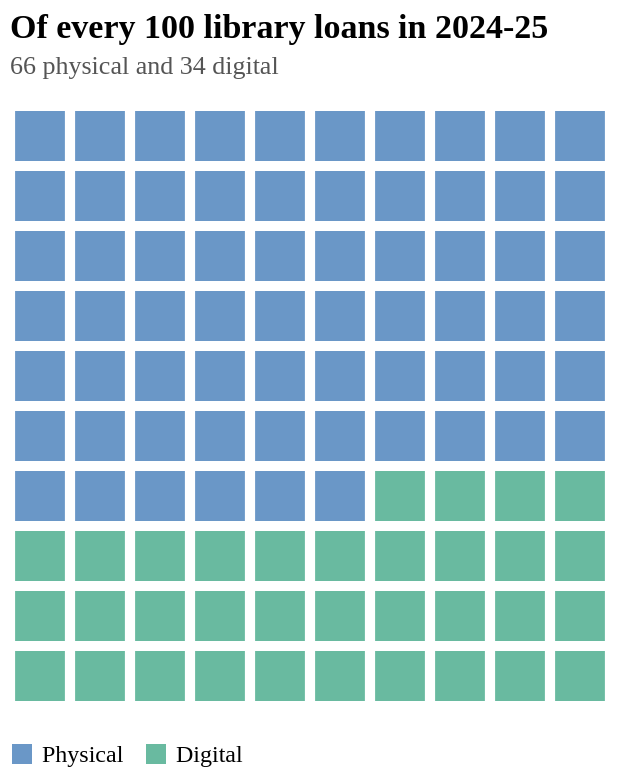

Source (Vega-Lite JSON):
### Vega-Lite specification from a JSON file in a GitHub repository (floating-point values rounded to 4 significant figures)
{"$schema": "https://vega.github.io/schema/vega-lite/v5.json", "title": {"text": "Of every 100 library loans in 2024-25", "subtitle": "66 physical and 34 digital"}, "width": 300, "height": 300, "data": {"sequence": {"start": 0, "stop": 100, "as": "i"}}, "transform": [{"calculate": "datum.i % 10", "as": "col"}, {"calculate": "floor(datum.i / 10)", "as": "row"}, {"calculate": "datum.i < 66 ? 'Physical' : 'Digital'", "as": "kind"}], "mark": {"type": "square", "size": 620}, "encoding": {"x": {"field": "col", "type": "ordinal", "axis": null}, "y": {"field": "row", "type": "ordinal", "axis": null}, "color": {"field": "kind", "type": "nominal", "title": null, "scale": {"domain": ["Physical", "Digital"], "range": ["#2b6cb0", "#2a9d78"]}, "legend": {"orient": "bottom", "symbolType": "square"}}, "tooltip": [{"field": "kind", "title": "Loan type"}]}, "config": {"font": "DM Sans", "view": {"stroke": null}, "title": {"font": "Playfair Display", "fontSize": 17, "fontWeight": 600, "anchor": "start", "offset": 12, "subtitleFont": "DM Sans", "subtitleFontSize": 13, "subtitleColor": "#555", "subtitlePadding": 4}, "axis": {"labelFont": "DM Sans", "titleFont": "DM Sans", "labelFontSize": 12, "titleFontSize": 12, "titleFontWeight": 600, "domainColor": "#bbb", "tickColor": "#bbb", "gridColor": "#eee", "labelColor": "#333"}, "legend": {"labelFont": "DM Sans", "titleFont": "DM Sans", "labelFontSize": 12, "titleFontSize": 12, "titleFontWeight": 600}, "text": {"font": "DM Sans"}}}
